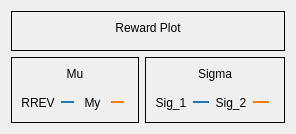
        <widget class="QWidget" name="Tab_RL">
         <attribute name="title">
          <string>RL Data</string>
         </attribute>
         <layout class="QVBoxLayout" name="verticalLayout_20">
          <item>
           <layout class="QVBoxLayout" name="verticalLayout_14">
            <item>
             <widget class="QFrame" name="frame_5">
              <property name="frameShape">
               <enum>QFrame::Box</enum>
              </property>
              <property name="frameShadow">
               <enum>QFrame::Plain</enum>
              </property>
              <property name="lineWidth">
               <number>1</number>
              </property>
              <layout class="QHBoxLayout" name="horizontalLayout_20">
               <item>
                <layout class="QVBoxLayout" name="verticalLayout_15" stretch="0,10">
                 <item>
                  <widget class="QLabel" name="label_46">
                   <property name="text">
                    <string>Reward Plot</string>
                   </property>
                   <property name="alignment">
                    <set>Qt::AlignCenter</set>
                   </property>
                  </widget>
                 </item>
                 <item>
                  <widget class="RL_Widget2" name="widget_11" native="true">
                   <property name="styleSheet">
                    <string notr="true">background-color: rgb(136, 138, 133);</string>
                   </property>
                  </widget>
                 </item>
                </layout>
               </item>
              </layout>
             </widget>
            </item>
            <item>
             <layout class="QHBoxLayout" name="horizontalLayout_6">
              <item>
               <widget class="QFrame" name="frame_6">
                <property name="frameShape">
                 <enum>QFrame::Box</enum>
                </property>
                <property name="frameShadow">
                 <enum>QFrame::Plain</enum>
                </property>
                <property name="lineWidth">
                 <number>1</number>
                </property>
                <layout class="QHBoxLayout" name="horizontalLayout_21">
                 <item>
                  <layout class="QVBoxLayout" name="verticalLayout_18" stretch="0,10,1">
                   <item>
                    <widget class="QLabel" name="label_47">
                     <property name="text">
                      <string>Mu</string>
                     </property>
                     <property name="alignment">
                      <set>Qt::AlignCenter</set>
                     </property>
                    </widget>
                   </item>
                   <item>
                    <widget class="Mu_Widget2" name="Mu_Graph" native="true">
                     <property name="styleSheet">
                      <string notr="true">background-color: rgb(136, 138, 133);</string>
                     </property>
                    </widget>
                   </item>
                   <item>
                    <layout class="QHBoxLayout" name="horizontalLayout_22" stretch="10,5,10,5,2">
                     <item>
                      <widget class="QLabel" name="label_49">
                       <property name="text">
                        <string>RREV</string>
                       </property>
                       <property name="alignment">
                        <set>Qt::AlignCenter</set>
                       </property>
                      </widget>
                     </item>
                     <item>
                      <widget class="Line" name="line_35">
                       <property name="styleSheet">
                        <string notr="true">color: rgb(31, 119, 180);</string>
                       </property>
                       <property name="frameShadow">
                        <enum>QFrame::Plain</enum>
                       </property>
                       <property name="lineWidth">
                        <number>2</number>
                       </property>
                       <property name="orientation">
                        <enum>Qt::Horizontal</enum>
                       </property>
                      </widget>
                     </item>
                     <item>
                      <widget class="QLabel" name="label_50">
                       <property name="text">
                        <string>My</string>
                       </property>
                       <property name="alignment">
                        <set>Qt::AlignCenter</set>
                       </property>
                      </widget>
                     </item>
                     <item>
                      <widget class="Line" name="line_37">
                       <property name="styleSheet">
                        <string notr="true">color: rgb(255, 127, 14);</string>
                       </property>
                       <property name="frameShadow">
                        <enum>QFrame::Plain</enum>
                       </property>
                       <property name="lineWidth">
                        <number>2</number>
                       </property>
                       <property name="orientation">
                        <enum>Qt::Horizontal</enum>
                       </property>
                      </widget>
                     </item>
                     <item>
                      <spacer name="horizontalSpacer_14">
                       <property name="orientation">
                        <enum>Qt::Horizontal</enum>
                       </property>
                       <property name="sizeHint" stdset="0">
                        <size>
                         <width>40</width>
                         <height>20</height>
                        </size>
                       </property>
                      </spacer>
                     </item>
                    </layout>
                   </item>
                  </layout>
                 </item>
                </layout>
               </widget>
              </item>
              <item>
               <widget class="QFrame" name="frame_7">
                <property name="frameShape">
                 <enum>QFrame::Box</enum>
                </property>
                <property name="frameShadow">
                 <enum>QFrame::Plain</enum>
                </property>
                <property name="lineWidth">
                 <number>1</number>
                </property>
                <layout class="QHBoxLayout" name="horizontalLayout_23">
                 <item>
                  <layout class="QVBoxLayout" name="verticalLayout_19" stretch="0,10,1">
                   <item>
                    <widget class="QLabel" name="label_51">
                     <property name="text">
                      <string>Sigma</string>
                     </property>
                     <property name="alignment">
                      <set>Qt::AlignCenter</set>
                     </property>
                    </widget>
                   </item>
                   <item>
                    <widget class="Sigma_Widget2" name="Sigma_Graph" native="true">
                     <property name="styleSheet">
                      <string notr="true">background-color: rgb(136, 138, 133);</string>
                     </property>
                    </widget>
                   </item>
                   <item>
                    <layout class="QHBoxLayout" name="horizontalLayout_24" stretch="10,5,10,5,2">
                     <item>
                      <widget class="QLabel" name="label_53">
                       <property name="text">
                        <string>Sig_1</string>
                       </property>
                       <property name="alignment">
                        <set>Qt::AlignCenter</set>
                       </property>
                      </widget>
                     </item>
                     <item>
                      <widget class="Line" name="line_38">
                       <property name="styleSheet">
                        <string notr="true">color: rgb(31, 119, 180);</string>
                       </property>
                       <property name="frameShadow">
                        <enum>QFrame::Plain</enum>
                       </property>
                       <property name="lineWidth">
                        <number>2</number>
                       </property>
                       <property name="orientation">
                        <enum>Qt::Horizontal</enum>
                       </property>
                      </widget>
                     </item>
                     <item>
                      <widget class="QLabel" name="label_57">
                       <property name="text">
                        <string>Sig_2</string>
                       </property>
                       <property name="alignment">
                        <set>Qt::AlignCenter</set>
                       </property>
                      </widget>
                     </item>
                     <item>
                      <widget class="Line" name="line_40">
                       <property name="styleSheet">
                        <string notr="true">color: rgb(255, 127, 14);</string>
                       </property>
                       <property name="frameShadow">
                        <enum>QFrame::Plain</enum>
                       </property>
                       <property name="lineWidth">
                        <number>2</number>
                       </property>
                       <property name="orientation">
                        <enum>Qt::Horizontal</enum>
                       </property>
                      </widget>
                     </item>
                     <item>
                      <spacer name="horizontalSpacer_15">
                       <property name="orientation">
                        <enum>Qt::Horizontal</enum>
                       </property>
                       <property name="sizeHint" stdset="0">
                        <size>
                         <width>40</width>
                         <height>20</height>
                        </size>
                       </property>
                      </spacer>
                     </item>
                    </layout>
                   </item>
                  </layout>
                 </item>
                </layout>
               </widget>
              </item>
             </layout>
            </item>
           </layout>
          </item>
         </layout>
        </widget>
